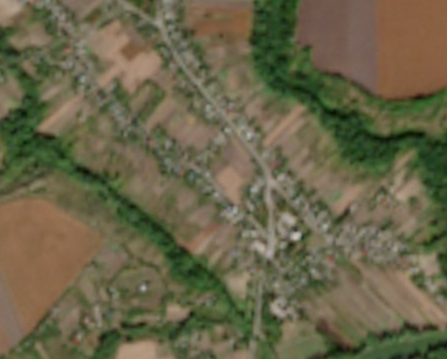
#> input picture 0.png, 447 x 359 px; its folder holds only this picture in this run
$ python main.py   (older library calls are emulated)
#> lines starting #> are read from the running program, lines starting #| are printed output that depends on the picture; after the words box and inside, x2 and y2 are one past the last pixel; in counts of white or black regions, pixels touching at a corner belong together
import cv2
import numpy as np
import os
from PIL import Image, ImageDraw, ImageFont


def apply_gaussian_smoothing(frame, kernel_size=5, sigma=3):
    return cv2.GaussianBlur(frame, (kernel_size, kernel_size), sigma)


def kmeans_color_quantization(rgb_image, clusters=4, attempts=10):
    flat_pixels = rgb_image.reshape((-1, 3)).astype(np.float32)

    criteria = (
        cv2.TERM_CRITERIA_EPS + cv2.TERM_CRITERIA_MAX_ITER,
        20,
        1.0,
    )

    _compactness, labels, centers = cv2.kmeans(
        flat_pixels,
        clusters,
        None,
        criteria,
        attempts,
        cv2.KMEANS_RANDOM_CENTERS,
    )

    centers_u8 = np.uint8(centers)
    quantized = centers_u8[labels.flatten()]
    return quantized.reshape(rgb_image.shape)


def canny_edge_mask(
        src_image,
        low_thr=10,
        high_thr=20,
        aperture=3,
        use_l2=True,
        merge_kernel=3,
        ignore_rgb=None,
        ignore_tolerance=30,
        ignore_dilate_radius=10,
):
    if len(src_image.shape) == 3:
        gray = cv2.cvtColor(src_image, cv2.COLOR_RGB2GRAY)
    else:
        gray = src_image.copy()

    blurred = cv2.GaussianBlur(gray, (3, 3), 1.0)

    edges = cv2.Canny(
        blurred,
        threshold1=low_thr,
        threshold2=high_thr,
        apertureSize=aperture,
        L2gradient=use_l2,
    )

    if merge_kernel and merge_kernel > 1:
        if merge_kernel % 2 == 0:
            merge_kernel += 1
        fused = cv2.GaussianBlur(edges, (merge_kernel, merge_kernel), 0)
        _, edges = cv2.threshold(
            fused, 0, 255, cv2.THRESH_BINARY + cv2.THRESH_OTSU
        )

    if ignore_rgb is not None:
        if len(src_image.shape) == 3:
            img_int16 = src_image.astype(np.int16)
            target = np.array(ignore_rgb, dtype=np.int16).reshape(1, 1, 3)
            diff = img_int16 - target
            dist = np.linalg.norm(diff, axis=2)
            color_mask = dist < ignore_tolerance
        else:
            col = np.uint8([[ignore_rgb[:3]]])
            gray_target = cv2.cvtColor(col, cv2.COLOR_RGB2GRAY)[0, 0]
            dist = np.abs(gray.astype(np.int16) - int(gray_target))
            color_mask = dist < ignore_tolerance

        if ignore_dilate_radius and ignore_dilate_radius > 1:
            kernel = cv2.getStructuringElement(
                cv2.MORPH_ELLIPSE,
                (ignore_dilate_radius, ignore_dilate_radius),
            )
            color_mask = cv2.dilate(
                color_mask.astype(np.uint8), kernel
            ).astype(bool)

        edges[color_mask] = 0

    return edges


def pick_forest_like_cluster(
        rgb_source,
        kmeans_rgb,
        forest_target=(32, 92, 24),
        primary_tolerance=80.0,
        texture_min=30.0,
        texture_max=300.0,
        neighbor_tolerance=80.0,
        border_erosion_iters=2,
        save_overlay=False,
):
    if rgb_source.shape[:2] != kmeans_rgb.shape[:2]:
        kmeans_rgb = cv2.resize(
            kmeans_rgb,
            (rgb_source.shape[1], rgb_source.shape[0]),
            interpolation=cv2.INTER_NEAREST,
        )

    flat = kmeans_rgb.reshape(-1, 3)
    uniq = np.unique(flat, axis=0)

    brightness = (
            0.299 * uniq[:, 0] + 0.587 * uniq[:, 1] + 0.114 * uniq[:, 2]
    )
    sort_idx = np.argsort(brightness)

    target_vec = np.array(forest_target, dtype=np.float32)

    primary_color = None
    secondary_color = None

    for idx in sort_idx:
        color_vec = uniq[idx].astype(np.float32)
        dist = np.linalg.norm(color_vec - target_vec)
        if dist <= primary_tolerance:
            primary_color = uniq[idx]
            break

    if primary_color is None:
        primary_color = uniq[sort_idx[0]]

    primary_vec = primary_color.astype(np.float32)
    for idx in sort_idx:
        color = uniq[idx]
        if np.array_equal(color, primary_color):
            continue
        cv = color.astype(np.float32)
        d2 = np.linalg.norm(cv - primary_vec)
        if d2 <= neighbor_tolerance:
            secondary_color = color
            break

    mask_primary = np.all(
        kmeans_rgb == primary_color.reshape(1, 1, 3), axis=2
    ).astype(np.uint8) * 255

    combined_mask = mask_primary.copy()

    if secondary_color is not None:
        secondary_bool = np.all(
            kmeans_rgb == secondary_color.reshape(1, 1, 3), axis=2
        ).astype(np.uint8)

        if np.any(secondary_bool):
            gray_src = cv2.cvtColor(rgb_source, cv2.COLOR_RGB2GRAY)
            sec_u8 = (secondary_bool * 255).astype(np.uint8)

            if border_erosion_iters > 0:
                kernel = np.ones((3, 3), np.uint8)
                inner = cv2.erode(sec_u8, kernel, iterations=border_erosion_iters)
            else:
                inner = sec_u8

            if not np.any(inner):
                inner = sec_u8

            inner_bool = inner.astype(bool)
            lap = cv2.Laplacian(gray_src, cv2.CV_64F)
            lap_values = lap[inner_bool]
            noise_var = float(lap_values.var()) if lap_values.size > 0 else 0.0

            if texture_min <= noise_var <= texture_max:
                combined_mask = cv2.bitwise_or(
                    combined_mask, (secondary_bool * 255).astype(np.uint8)
                )

    return combined_mask


def knock_out_mask_as_black(rgb_image, binary_mask):
    if binary_mask.ndim == 3:
        mask_gray = cv2.cvtColor(binary_mask, cv2.COLOR_RGB2GRAY)
    else:
        mask_gray = binary_mask.copy()

    if rgb_image.shape[:2] != mask_gray.shape[:2]:
        mask_gray = cv2.resize(
            mask_gray,
            (rgb_image.shape[1], rgb_image.shape[0]),
            interpolation=cv2.INTER_NEAREST,
        )

    result = rgb_image.copy()
    result[mask_gray == 255] = (0, 0, 0)
    return result


def fuse_similar_palette_colors(kmeans_rgb, distance_thr=20.0):
    flat = kmeans_rgb.reshape(-1, 3)
    uniq = np.unique(flat, axis=0)

    if len(uniq) <= 1:
        return kmeans_rgb.copy()

    centers = uniq.copy()

    while True:
        centers_f = centers.astype(np.float32)
        diff = centers_f[:, None, :] - centers_f[None, :, :]
        dist = np.linalg.norm(diff, axis=2)
        np.fill_diagonal(dist, 1e9)

        min_idx = np.argmin(dist)
        i, j = divmod(min_idx, dist.shape[1])
        min_dist = dist[i, j]

        if min_dist > distance_thr:
            break

        new_center = ((centers_f[i] + centers_f[j]) / 2.0).astype(np.uint8)

        keep = np.ones(len(centers), dtype=bool)
        keep[i] = False
        keep[j] = False
        centers = np.concatenate(
            [centers[keep], new_center.reshape(1, 3)], axis=0
        )

    h, w, _ = kmeans_rgb.shape
    centers_f = centers.astype(np.float32)
    pixels_f = flat.astype(np.float32)

    diff_all = pixels_f[:, None, :] - centers_f[None, :, :]
    dist_all = np.sum(diff_all ** 2, axis=2)
    nearest_idx = np.argmin(dist_all, axis=1)

    merged_flat = centers_f[nearest_idx].astype(np.uint8)
    return merged_flat.reshape(h, w, 3)


def select_regions_excluding_palette(
        src_rgb,
        palette_rgb,
        excluded_colors,
        exclusion_tolerance=40.0,
        min_region_area=100,
        max_hole_ratio=0.2,
        min_rect_fill=0.4,
        max_rect_fill=1.0,
        alpha=0.25,
        highlight_color=(255, 0, 0),
):
    if src_rgb.shape[:2] != palette_rgb.shape[:2]:
        palette_rgb = cv2.resize(
            palette_rgb,
            (src_rgb.shape[1], src_rgb.shape[0]),
            interpolation=cv2.INTER_NEAREST,
        )

    if isinstance(excluded_colors, (tuple, list)) and excluded_colors:
        if not isinstance(excluded_colors[0], (tuple, list, np.ndarray)):
            excluded_colors = [excluded_colors]

    if not excluded_colors:
        excluded_arr = None
    else:
        excluded_arr = np.array(excluded_colors, dtype=np.float32).reshape(-1, 3)

    h, w, _ = palette_rgb.shape
    flat = palette_rgb.reshape(-1, 3)
    uniq = np.unique(flat, axis=0)

    result_mask = np.zeros((h, w), dtype=np.uint8)

    for color in uniq:
        cluster_mask = np.all(
            palette_rgb == color.reshape(1, 1, 3), axis=2
        ).astype(np.uint8) * 255

        if not np.any(cluster_mask):
            continue

        num_labels, labels = cv2.connectedComponents(cluster_mask)

        for lbl in range(1, num_labels):
            region_mask = (labels == lbl).astype(np.uint8) * 255
            area = int(np.count_nonzero(region_mask))

            if area < min_region_area:
                continue

            if excluded_arr is not None:
                cf = color.astype(np.float32)
                dists = np.linalg.norm(excluded_arr - cf, axis=1)
                if float(np.min(dists)) <= exclusion_tolerance:
                    continue

            contours, _ = cv2.findContours(
                region_mask, cv2.RETR_EXTERNAL, cv2.CHAIN_APPROX_SIMPLE
            )
            if not contours:
                continue

            filled = np.zeros_like(region_mask)
            cv2.drawContours(filled, contours, -1, 255, thickness=-1)

            filled_area = int(np.count_nonzero(filled))
            if filled_area == 0:
                continue

            holes_area = filled_area - area
            hole_ratio = holes_area / float(filled_area)

            largest = max(contours, key=cv2.contourArea)
            rect = cv2.minAreaRect(largest)
            w_rect, h_rect = rect[1]
            rect_area = float(w_rect * h_rect) if w_rect > 0 and h_rect > 0 else 0.0
            if rect_area <= 0:
                rect_fill_ratio = 0.0
            else:
                rect_fill_ratio = area / rect_area

            if (
                    hole_ratio <= max_hole_ratio
                    and min_rect_fill <= rect_fill_ratio <= max_rect_fill
            ):
                result_mask = cv2.bitwise_or(result_mask, region_mask)

    return result_mask


def overlay_masks_with_legend(
        base_rgb,
        masks,
        colors,
        labels=None,
        alpha=0.25,
        output_dir=".",
        filename="",
        font_path=None,
        font_size=18,
):
    h, w = base_rgb.shape[:2]
    blended = base_rgb.copy().astype(np.float32)

    prepared_masks = []
    for m in masks:
        if isinstance(m, tuple):
            m = m[-1]
        if m.ndim == 3:
            g = cv2.cvtColor(m, cv2.COLOR_RGB2GRAY)
        else:
            g = m.copy()

        if g.shape[:2] != (h, w):
            g = cv2.resize(g, (w, h), interpolation=cv2.INTER_NEAREST)

        prepared_masks.append(g)

    for idx, g in enumerate(prepared_masks):
        color_vec = np.array(colors[idx], dtype=np.float32)
        mask_bool = g > 0
        blended[mask_bool] = (
                (1.0 - alpha) * blended[mask_bool] + alpha * color_vec
        )

    blended_uint8 = np.clip(blended, 0, 255).astype(np.uint8)
    final_img = blended_uint8

    if labels is not None:
        rows = max(1, len(labels))
        row_h = 30
        legend_h = rows * row_h + 10
        legend = np.ones((legend_h, w, 3), dtype=np.uint8) * 255

        for idx, _ in enumerate(labels):
            y = (idx + 1) * row_h
            x0, x1 = 10, 40
            y0, y1 = y - 15, y + 5

            color = tuple(int(c) for c in colors[idx])
            cv2.rectangle(
                legend,
                (x0, max(5, y0)),
                (x1, min(legend_h - 5, y1)),
                color,
                thickness=-1,
            )

        legend_pil = Image.fromarray(legend)
        draw = ImageDraw.Draw(legend_pil)

        if font_path is None:
            possible_paths = [
                "C:/Windows/Fonts/arial.ttf",
                "/usr/share/fonts/truetype/dejavu/DejaVuSans.ttf",
            ]
            for p in possible_paths:
                if os.path.exists(p):
                    font_path = p
                    break

        if font_path is not None and os.path.exists(font_path):
            font = ImageFont.truetype(font_path, font_size)
        else:
            font = ImageFont.load_default()

        for idx, label in enumerate(labels):
            y = (idx + 1) * row_h
            text_pos = (50, y - 10)
            draw.text(text_pos, str(label), font=font, fill=(0, 0, 0))

        legend = np.array(legend_pil)

        final_img = np.vstack([blended_uint8, legend])

    if filename:
        os.makedirs(output_dir, exist_ok=True)
        out_path = os.path.join(output_dir, filename)
        img_pil = Image.fromarray(final_img)
        img_pil.save(out_path)

    return final_img


def gray_mask(image, tolerance=35):
    if image.ndim == 3:
        img_tmp = image.astype(np.int16)
        c1, c2, c3 = img_tmp[:, :, 0], img_tmp[:, :, 1], img_tmp[:, :, 2]
        max_c = np.maximum(np.maximum(c1, c2), c3)
        min_c = np.minimum(np.minimum(c1, c2), c3)
        spread = max_c - min_c
        not_black = (c1 != 0) | (c2 != 0) | (c3 != 0)
        mask_bool = (spread <= tolerance) & not_black
        return (mask_bool.astype(np.uint8) * 255)
    else:
        gray_b = image if image.ndim == 2 else image[:, :, 0]
        return (gray_b > 0).astype(np.uint8) * 255


NUM_IMAGES = 10

for idx in range(NUM_IMAGES):
    bgr = cv2.imread(f"{idx}.png")
#> bgr is the input picture: shape (359, 447, 3); mean B, G, R 72.9, 100.1, 105
    if bgr is None:
        continue

    rgb = cv2.cvtColor(bgr, cv2.COLOR_BGR2RGB)

    # 1. Ліс
    smoothed_forest = apply_gaussian_smoothing(rgb, kernel_size=15, sigma=15)
    forest_kmeans = kmeans_color_quantization(smoothed_forest, clusters=4, attempts=5)
#> in kmeans_color_quantization, `_compactness, labels, centers = cv2.kmeans( flat_pixels, clusters, Non..`: centers = [[51.17, 72.44, 38.34], [132.9, 116.3, 93.06], [111.9, 101.6, 76.31], [84.1, 91.13, 58.25]]
#> in kmeans_color_quantization, `centers_u8 = np.uint8(centers)`: centers_u8 = [[51, 72, 38], [132, 116, 93], [111, 101, 76], [84, 91, 58]]
    forest_mask = pick_forest_like_cluster(
        rgb,
        forest_kmeans,
        texture_min=2.5,
        texture_max=5.0,
        neighbor_tolerance=30,
        save_overlay=False,
    )
#> in pick_forest_like_cluster, `uniq = np.unique(flat, axis=0)`: uniq = [[51, 72, 38], [84, 91, 58], [111, 101, 76], [132, 116, 93]]
#> in pick_forest_like_cluster, `brightness = ( 0.299 * uniq[:, 0] + 0.587 * uniq[:, 1] + 0.114 * uniq[..`: brightness = [61.84, 85.14, 101.1, 118.2]
#> in pick_forest_like_cluster, `sort_idx = np.argsort(brightness)`: sort_idx = [0, 1, 2, 3]
#> the loop in pick_forest_like_cluster, `for idx in sort_idx:` made 1 pass
#> (dist, primary_color) on pass 1: (30.94, [51, 72, 38])
#> in pick_forest_like_cluster, `primary_vec = primary_color.astype(np.float32)`: primary_vec = [51, 72, 38]
#> the loop in pick_forest_like_cluster, `for idx in sort_idx:` made 4 passes
#> (cv, d2) on passes 2 to 4: ([84, 91, 58], 43.01), ([111, 101, 76], 76.71), ([132, 116, 93], 107.3)
#> in pick_forest_like_cluster, `mask_primary = np.all( kmeans_rgb == primary_color.reshape(1, 1, 3), a..`:
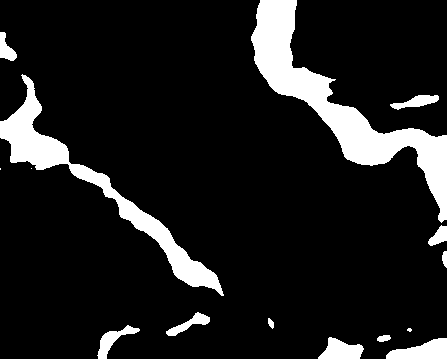
#> mask_primary: shape (359, 447); 11.8% white; 15 white regions (3 under 20 px), largest, box (x1, y1, x2, y2) and area: (251, 0, 447, 223) 9515, (0, 74, 224, 296) 5962, (386, 338, 447, 359) 841
    rgb_without_forest = knock_out_mask_as_black(rgb, forest_mask)
#> in knock_out_mask_as_black, `result[mask_gray == 255] = (0, 0, 0)`: result: shape (359, 447, 3); mean R, G, B 99.5, 91.9, 68.6

    # 2. Поля
    blurred_fields = apply_gaussian_smoothing(rgb_without_forest, kernel_size=15, sigma=15)
    fields_kmeans = kmeans_color_quantization(blurred_fields, clusters=5, attempts=5)
#> call 2 of kmeans_color_quantization, with clusters = 5, attempts = 5
#> in kmeans_color_quantization (call 2), `_compactness, labels, centers = cv2.kmeans( flat_pixels, clusters, Non..`: centers = [[6.99, 8.38, 4.86], [47.86, 53.7, 32.72], [117.2, 103.7, 78.73], [134.8, 119.5, 97.3], [90.06, 92.32, 62.55]]
#> in kmeans_color_quantization (call 2), `centers_u8 = np.uint8(centers)`: centers_u8 = [[6, 8, 4], [47, 53, 32], [117, 103, 78], [134, 119, 97], [90, 92, 62]]
#> in kmeans_color_quantization (call 2), `return quantized.reshape(rgb_image.shape)`:
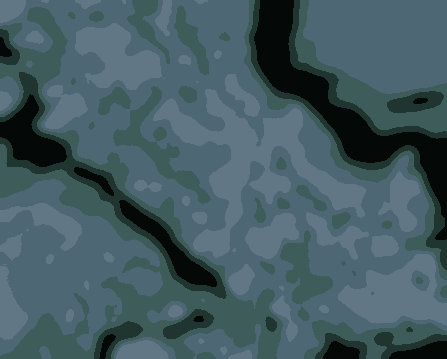
#> returned value: shape (359, 447, 3); mean of channels 0, 1, 2 99.1, 91.4, 68; drawn as B, G, R
    merged_fields = fuse_similar_palette_colors(fields_kmeans, distance_thr=40)
#> in fuse_similar_palette_colors, `uniq = np.unique(flat, axis=0)`: uniq = [[6, 8, 4], [47, 53, 32], [90, 92, 62], [117, 103, 78], [134, 119, 97]]
#> in fuse_similar_palette_colors, `centers = uniq.copy()`: centers has the same summary as uniq
#> the loop in fuse_similar_palette_colors, `while True:` made 2 passes
#> (min_idx, i, j, min_dist, centers) on pass 1: (19, 3, 4, 30.1, [[6, 8, 4], [47, 53, 32], [90, 92, 62], [125, 111, 87]])
#> (centers_f, min_idx, i, j, min_dist) on pass 2: ([[6, 8, 4], [47, 53, 32], [90, 92, 62], [125, 111, 87]], 11, 2, 3, 47.02)
    edges_for_fields = canny_edge_mask(rgb, merge_kernel=20)
#> in canny_edge_mask, `edges = cv2.Canny( blurred, threshold1=low_thr, threshold2=high_thr, a..`: edges: shape (359, 447); 17.3% white in thin lines or dots
#> in canny_edge_mask, `_, edges = cv2.threshold( fused, 0, 255, cv2.THRESH_BINARY + cv2.THRES..`: edges: shape (359, 447); 78.4% white; 139 black regions (48 under 20 px), largest, box (x1, y1, x2, y2) and area: (296, 0, 447, 96) 11932, (0, 201, 124, 353) 9342, (185, 4, 252, 45) 1353
    fields_without_edges = knock_out_mask_as_black(merged_fields, edges_for_fields)
    field_mask = select_regions_excluding_palette(
        rgb,
        fields_without_edges,
        excluded_colors=[(190, 190, 190), (0, 0, 0)],
        exclusion_tolerance=60,
        min_region_area=3000,
        max_hole_ratio=0.1,
        min_rect_fill=0.45,
    )
#> in select_regions_excluding_palette, `excluded_arr = np.array(excluded_colors, dtype=np.float32).reshape(-1,..`: excluded_arr = [[190, 190, 190], [0, 0, 0]]
#> in select_regions_excluding_palette, `uniq = np.unique(flat, axis=0)`: uniq = [[0, 0, 0], [6, 8, 4], [47, 53, 32], [90, 92, 62], [125, 111, 87]]
#> in select_regions_excluding_palette, `result_mask = np.zeros((h, w), dtype=np.uint8)`: result_mask: shape (359, 447); every value is 0
#> the loop in select_regions_excluding_palette, `for color in uniq:` made 5 passes
#> (color, num_labels) on passes 1 to 5: ([0, 0, 0], 3), ([6, 8, 4], 12), ([47, 53, 32], 23), ([90, 92, 62], 58), ([125, 111, 87], 107)
#> pass 1, in select_regions_excluding_palette, `num_labels, labels = cv2.connectedComponents(cluster_mask)`:
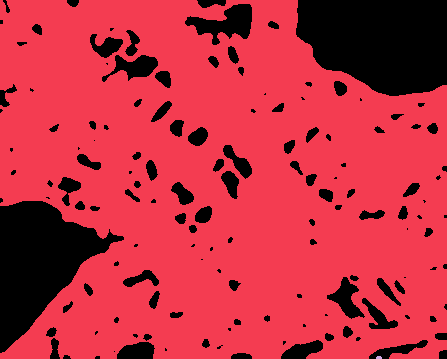
#> labels: shape (359, 447) int32; 3 distinct labels, from 0 to 2; one colour per label, 0 black
#> after the loop in select_regions_excluding_palette, `for color in uniq:`: cluster_mask: shape (359, 447); 19.3% white; 106 white regions (41 under 20 px), largest, box (x1, y1, x2, y2) and area: (303, 0, 447, 94) 11172, (0, 201, 123, 353) 9333, (186, 4, 249, 45) 1210
#> after the loop in select_regions_excluding_palette, `for color in uniq:`: filled: shape (359, 447); 5.8% white; 1 white region, box (x1, y1, x2, y2) and area: (0, 201, 123, 353) 9333
#> after the loop in select_regions_excluding_palette, `for color in uniq:`: region_mask: shape (359, 447); 0% white in thin lines or dots, all inside (x1, y1, x2, y2) = (50, 355, 51, 359)
#> after the loop in select_regions_excluding_palette, `for color in uniq:`:
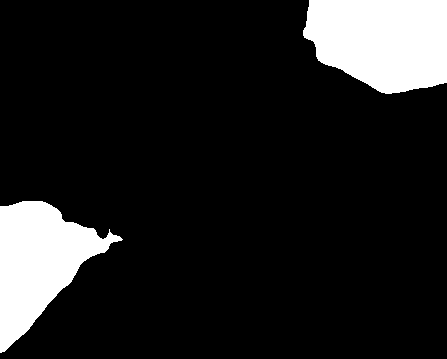
#> result_mask: shape (359, 447); 12.8% white; 2 white regions, box (x1, y1, x2, y2) and area: (303, 0, 447, 94) 11172, (0, 201, 123, 353) 9333

    # 3. Будівлі
    land_without_forest_and_fields = knock_out_mask_as_black(
        rgb_without_forest, field_mask
    )
#> in knock_out_mask_as_black (call 3), `result[mask_gray == 255] = (0, 0, 0)`:
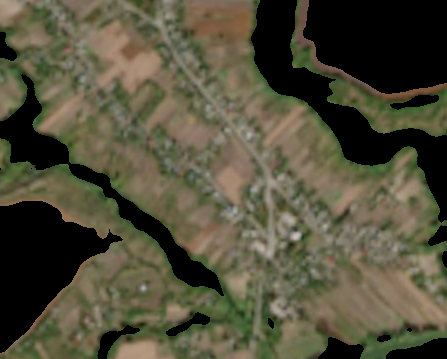
#> result: shape (359, 447, 3); mean R, G, B 82.6, 79.1, 59
    building_edges = canny_edge_mask(
        land_without_forest_and_fields,
        low_thr=40,
        high_thr=55,
        merge_kernel=15,
        ignore_rgb=(0, 0, 0),
    )
#> call 2 of canny_edge_mask, with low_thr = 40, high_thr = 55, aperture = 3, use_l2 = True, merge_kernel = 15, ignore_rgb = (0, 0, 0), ignore_tolerance = 30, ignore_dilate_radius = 10
#> in canny_edge_mask (call 2), `edges = cv2.Canny( blurred, threshold1=low_thr, threshold2=high_thr, a..`: edges: shape (359, 447); 8.7% white in thin lines or dots
#> in canny_edge_mask (call 2), `_, edges = cv2.threshold( fused, 0, 255, cv2.THRESH_BINARY + cv2.THRES..`: edges: shape (359, 447); 41.6% white; 21 white regions (1 under 20 px), largest, box (x1, y1, x2, y2) and area: (0, 0, 447, 359) 56849, (288, 0, 447, 139) 4307, (0, 199, 125, 359) 3934
#> in canny_edge_mask (call 2), `target = np.array(ignore_rgb, dtype=np.int16).reshape(1, 1, 3)`: target = [[0, 0, 0]]
#> in canny_edge_mask (call 2), `dist = np.linalg.norm(diff, axis=2)`:
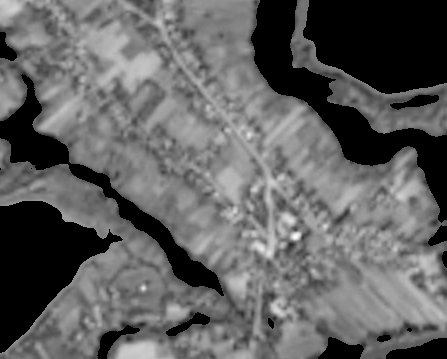
#> dist: shape (359, 447) float64; min 0, max 337.4, mean 129; drawn with min black and max white
#> in canny_edge_mask (call 2), `color_mask = dist < ignore_tolerance`: color_mask: shape (359, 447) bool; 24.5% white; 17 white regions (3 under 20 px), largest, box (x1, y1, x2, y2) and area: (303, 0, 447, 94) 11172, (251, 0, 447, 223) 9515, (0, 201, 123, 353) 9333
#> in canny_edge_mask (call 2), `color_mask = cv2.dilate( color_mask.astype(np.uint8), kernel ).astype(..`: color_mask: shape (359, 447) bool; 32.7% white; 12 white regions, largest, box (x1, y1, x2, y2) and area: (247, 0, 447, 273) 26382, (0, 197, 128, 358) 10948, (0, 70, 229, 301) 9535
#> in canny_edge_mask (call 2), `edges[color_mask] = 0`: edges: shape (359, 447); 30.8% white; 58 white regions (8 under 20 px), largest, box (x1, y1, x2, y2) and area: (94, 0, 447, 359) 33126, (0, 0, 123, 101) 5138, (0, 289, 107, 359) 1756
    inverted_edges = cv2.bitwise_not(building_edges)
    buildings_only = knock_out_mask_as_black(
        land_without_forest_and_fields, inverted_edges
    )

    buildings_mask = gray_mask(buildings_only)
#> in gray_mask, `mask_bool = (spread <= tolerance) & not_black`:
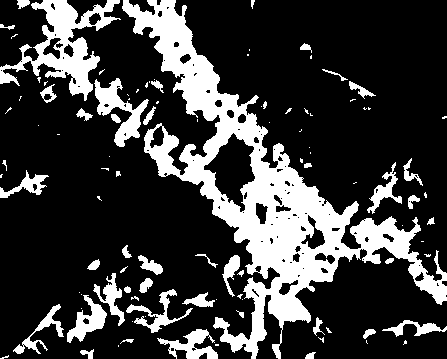
#> mask_bool: shape (359, 447) bool; 23.4% white; 103 white regions (58 under 20 px), largest, box (x1, y1, x2, y2) and area: (122, 0, 447, 359) 24164, (0, 0, 121, 101) 4056, (94, 78, 149, 147) 1359

    # 4. Вивід
    _final_image = overlay_masks_with_legend(
        rgb,
        [forest_mask, field_mask, buildings_mask],
        [(0, 255, 0), (255, 255, 0), (0, 0, 0)],
        labels=["Ліс", "Полія", "Будівлі"],
        alpha=0.5,
        filename=f"{idx}_класифіковано.png",
    )
#> the loop in overlay_masks_with_legend, `for m in masks:` made 3 passes
#> after the loop in overlay_masks_with_legend, `for m in masks:`: prepared_masks = 3 items
#> the loop in overlay_masks_with_legend, `for idx, g in enumerate(prepared_masks):` made 3 passes
#> color_vec on passes 1 to 3: [0, 255, 0], [255, 255, 0], [0, 0, 0]
